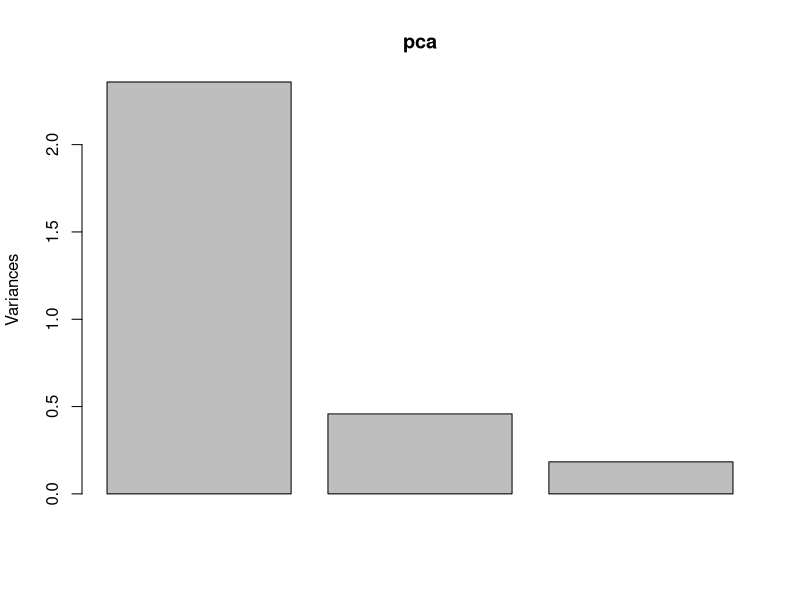
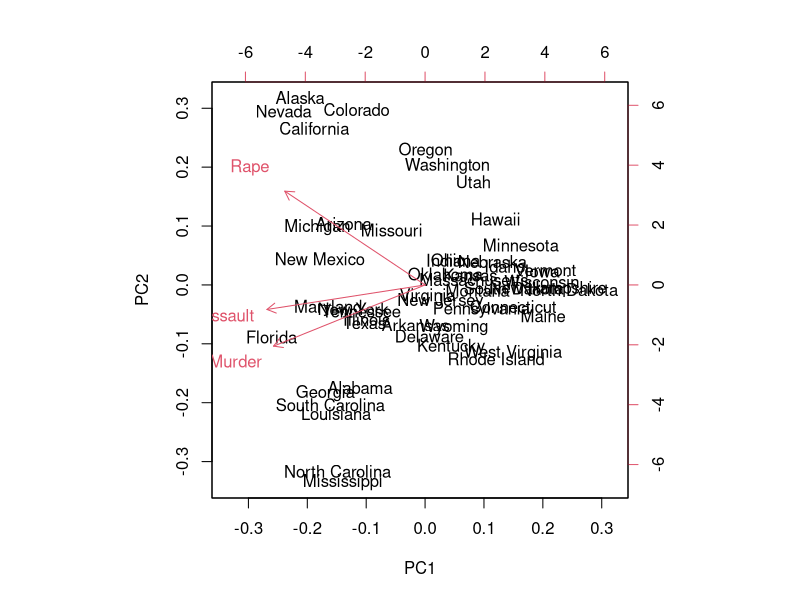
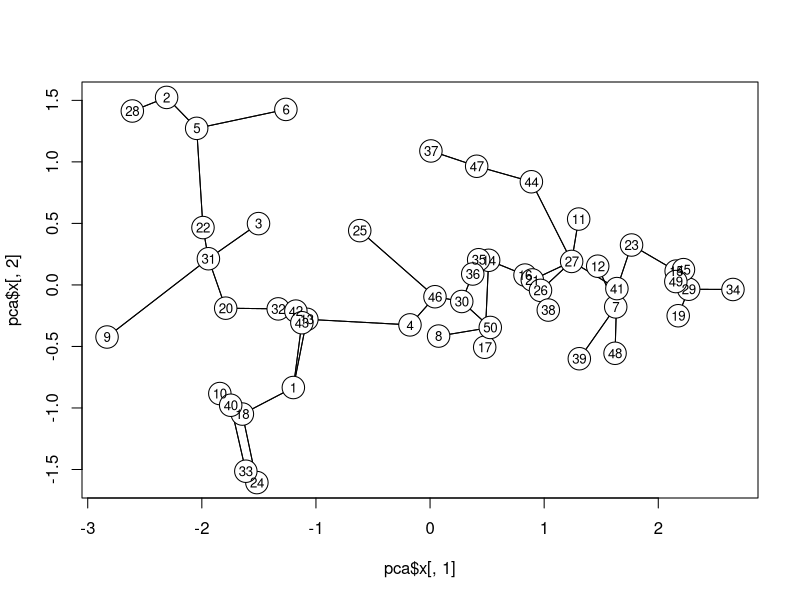

Source code (R) for these figures, in order:
#ANALIZA SKŁADOWYCH GŁÓWNYCH

# zadanie 1 ---------------------------------------------------------------

dane <- USArrests
dane <- dane[,-3]

#1.1
#Przygotowanie danych do analizy
var(dane)
#Skalowanie
dane_scale <- scale(dane)
var(dane_scale)
#Analiza składowych głównych
pca <- prcomp(dane, scale=TRUE)

#1.2
summary(pca)
#procent wariancji - drugi wiersz

#1.3
#współrzędne obserwacji
head(pca$x)

#1.4
#interpretacja ładunków
pca$rotation
#wykres
#???

#1.5
#wykres osypiska
plot(pca)

#1.6
biplot(pca)

#1.7
#drzewo rozpinające
library(ape)
plot(mst(dist(dane_scale)), x1 = pca$x[, 1], x2 = pca$x[, 2])

# zadanie 2 ---------------------------------------------------------------
#??

